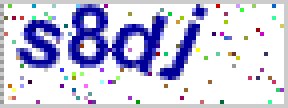
#> input picture code.png, 72 x 27 px, found by its file name (shown 4 times larger)
$ python test.py
#> lines starting #> are read from the running program, lines starting #| are printed output that depends on the picture
#!/usr/bin/python
# -*- coding:utf-8 -*-
try:
    import pytesseract
    from PIL import Image
except ImportError:
    print("模块导入失败")

def get_bin_table(threshold=140):
    """
    获取灰度转二值的映射table
    :param threshold:
    :return:
    """
    table = []
    for i in range(256):
        if i < threshold:
            table.append(0)
        else:
            table.append(1)

    return table

tessdata_dir_config = '--tessdata-dir "C:\\Program Files (x86)\\Tesseract-OCR\\tessdata"'
# open image
image = Image.open('code.png')
#> image is the input picture: PIL image 72x27 P; mean R, G, B, A 202.3, 202, 226, 255

imgry = image.convert('L')
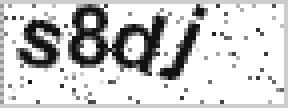
#> imgry: PIL image 72x27 L (shown 4 times larger); min 12, max 255, mean 204.8
#> (the run stopped early here; a loop or call above may not have finished)
